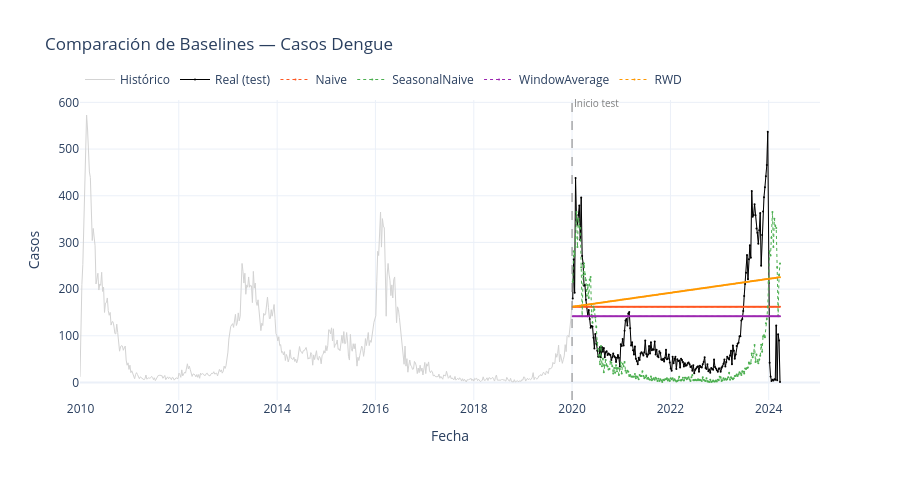

Notebook code cell kept with this figure:
### Markdown cell above
---
## PARTE 6: BASELINES DE FASE 1

Los baselines se reproducen con las mismas funciones de fase 1. En fase 2 se usan como referencia cuantitativa para medir mejora porcentual, no como modelos candidatos principales.

### Code cell
def crear_statsforecast_baseline(frecuencia="W-MON", estacionalidad=ESTACIONALIDAD):
    """Crea el objeto StatsForecast con los modelos baseline del taller."""
    return StatsForecast(
        models=[
            Naive(),
            SeasonalNaive(season_length=estacionalidad),
            WindowAverage(window_size=3),
            RandomWalkWithDrift()
        ],
        freq=frecuencia
    )

def entrenar_y_predecir_baselines(train, test, frecuencia="W-MON", estacionalidad=ESTACIONALIDAD):
    """Entrena los baselines y predice el horizonte del test."""
    horizonte = len(test)
    sf = crear_statsforecast_baseline(frecuencia=frecuencia, estacionalidad=estacionalidad)
    sf.fit(train)
    preds = sf.predict(h=horizonte)

    print("Pronósticos generados:")
    print(f"  Modelos: {[c for c in preds.columns if c not in ['unique_id', 'ds']]}")
    print(f"  Horizonte: {horizonte} semanas")
    display(preds.head())
    return sf, preds

def unir_predicciones_con_test(test, preds):
    """Une los valores reales del test con las predicciones."""
    return test.merge(preds, on=["unique_id", "ds"])

def graficar_pronosticos_baseline(serie, test, test_preds, fecha_corte, modelos_col):
    """Grafica histórico, test y pronósticos de cada baseline."""
    colores = ["#FF5722", "#4CAF50", "#9C27B0", "#FF9800"]
    fecha_corte = pd.to_datetime(fecha_corte)

    fig = go.Figure()
    fig.add_trace(go.Scatter(
        x=serie.ds, y=serie.y, mode="lines", name="Histórico",
        line=dict(color="lightgray", width=1)
    ))
    fig.add_trace(go.Scatter(
        x=test.ds, y=test.y, mode="lines+markers", name="Real (test)",
        line=dict(color="black", width=1), marker=dict(size=2)
    ))

    for modelo, color in zip(modelos_col, colores):
        fig.add_trace(go.Scatter(
            x=test_preds.ds, y=test_preds[modelo], mode="lines+markers", name=modelo,
            line=dict(color=color, width=1, dash="dot"), marker=dict(size=2)
        ))

    fig.add_shape(
        type="line", xref="x", yref="paper",
        x0=fecha_corte, x1=fecha_corte, y0=0, y1=1,
        line=dict(dash="dash", color="gray", width=1)
    )
    fig.add_annotation(
        x=fecha_corte, y=1.02, yref="paper",
        text="Inicio test", showarrow=False,
        font=dict(size=10, color="gray"), xanchor="left"
    )
    fig.update_layout(
        title="Comparación de Baselines — Casos Dengue",
        xaxis_title="Fecha", yaxis_title="Casos",
        height=480, template="plotly_white",
        legend=dict(orientation="h", yanchor="bottom", y=1.02)
    )
    fig.show()


def calcular_metricas_pronostico(datos, modelos, conjunto="test"):
    """Calcula MAE, RMSE y MAPE con utilsforecast, igual que en el ecosistema Nixtla."""
    evaluacion = evaluate(
        df=datos,
        metrics=[mae, rmse, mape],
        models=modelos,
        target_col="y",
    )

    columnas_metricas = ["metric"] + [modelo for modelo in modelos if modelo in evaluacion.columns]
    tabla = (
        evaluacion[columnas_metricas]
        .melt(id_vars="metric", var_name="modelo", value_name="valor")
        .pivot_table(index="modelo", columns="metric", values="valor", aggfunc="mean")
        .reset_index()
    )
    tabla.columns.name = None
    tabla["mape"] = tabla["mape"] * 100
    tabla.insert(1, "conjunto", conjunto)
    return tabla.sort_values("rmse").reset_index(drop=True)


sf_baseline, preds_baseline = entrenar_y_predecir_baselines(
    train=train,
    test=test,
    frecuencia=FRECUENCIA,
    estacionalidad=ESTACIONALIDAD,
)

test_baseline = unir_predicciones_con_test(test, preds_baseline)
modelos_baseline = [c for c in preds_baseline.columns if c not in ["unique_id", "ds"]]

graficar_pronosticos_baseline(df, test, test_baseline, FECHA_CORTE, modelos_baseline)
metricas_baseline = calcular_metricas_pronostico(test_baseline, modelos_baseline)
display(metricas_baseline)

### Figure 1 — Plotly figure (JSON) as saved in the notebook; plotly's stock layout.template omitted (floating-point values rounded to 4 significant figures; data arrays with more than 128 entries replaced by an {"elided": "..."} marker saying what was removed)
{"data": [{"line": {"color": "lightgray", "width": 1}, "mode": "lines", "name": "Histórico", "type": "scatter", "x": {"elided": "744 str values"}, "y": {"elided": "744 float values"}}, {"line": {"color": "black", "width": 1}, "marker": {"size": 2}, "mode": "lines+markers", "name": "Real (test)", "type": "scatter", "x": {"elided": "221 str values"}, "y": {"elided": "221 float values"}}, {"line": {"color": "#FF5722", "dash": "dot", "width": 1}, "marker": {"size": 2}, "mode": "lines+markers", "name": "Naive", "type": "scatter", "x": {"elided": "221 str values"}, "y": {"elided": "221 float values"}}, {"line": {"color": "#4CAF50", "dash": "dot", "width": 1}, "marker": {"size": 2}, "mode": "lines+markers", "name": "SeasonalNaive", "type": "scatter", "x": {"elided": "221 str values"}, "y": {"elided": "221 float values"}}, {"line": {"color": "#9C27B0", "dash": "dot", "width": 1}, "marker": {"size": 2}, "mode": "lines+markers", "name": "WindowAverage", "type": "scatter", "x": {"elided": "221 str values"}, "y": {"elided": "221 float values"}}, {"line": {"color": "#FF9800", "dash": "dot", "width": 1}, "marker": {"size": 2}, "mode": "lines+markers", "name": "RWD", "type": "scatter", "x": {"elided": "221 str values"}, "y": {"elided": "221 float values"}}], "layout": {"annotations": [{"font": {"color": "gray", "size": 10}, "showarrow": false, "text": "Inicio test", "x": "2020-01-01T00:00:00", "xanchor": "left", "y": 1.02, "yref": "paper"}], "height": 480, "legend": {"orientation": "h", "y": 1.02, "yanchor": "bottom"}, "shapes": [{"line": {"color": "gray", "dash": "dash", "width": 1}, "type": "line", "x0": "2020-01-01T00:00:00", "x1": "2020-01-01T00:00:00", "xref": "x", "y0": 0, "y1": 1, "yref": "paper"}], "title": {"text": "Comparación de Baselines — Casos Dengue"}, "xaxis": {"title": {"text": "Fecha"}}, "yaxis": {"title": {"text": "Casos"}}}}
